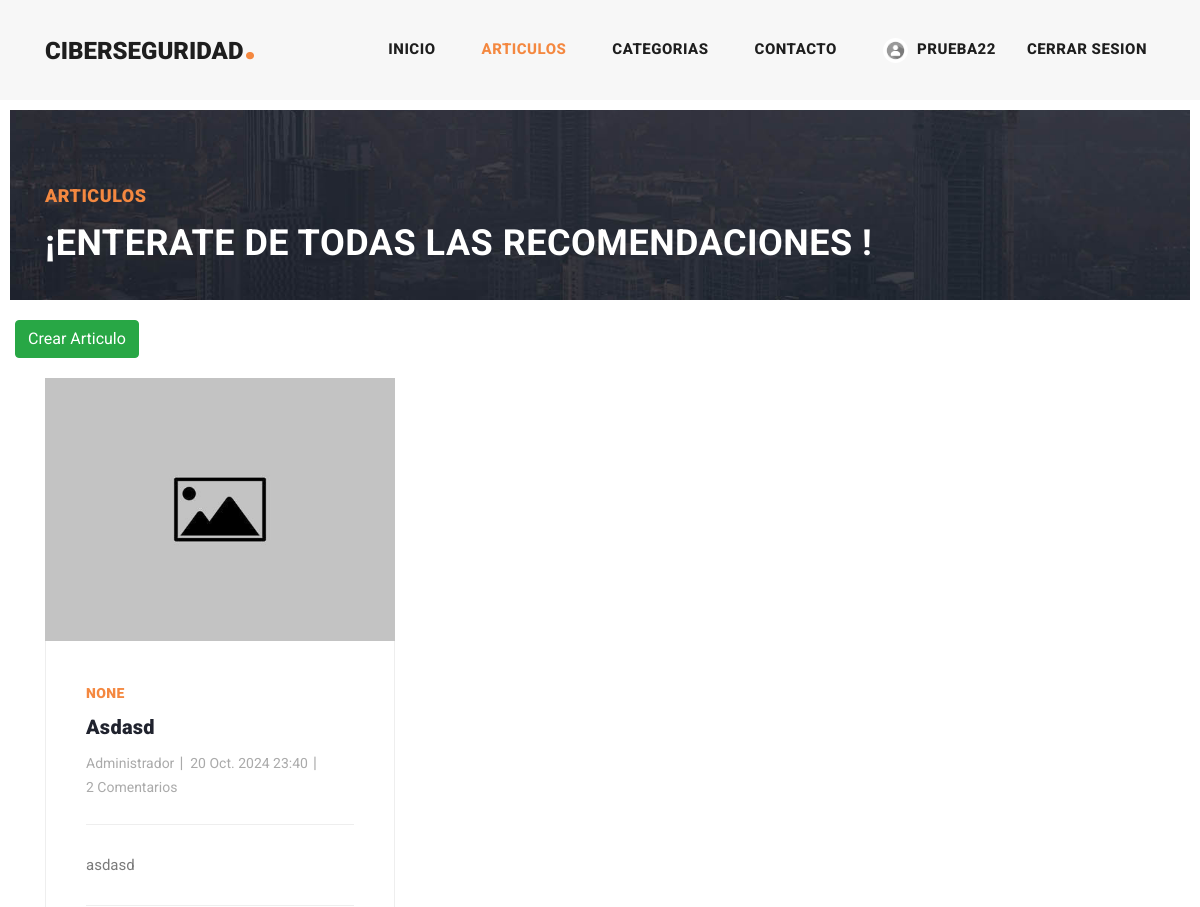
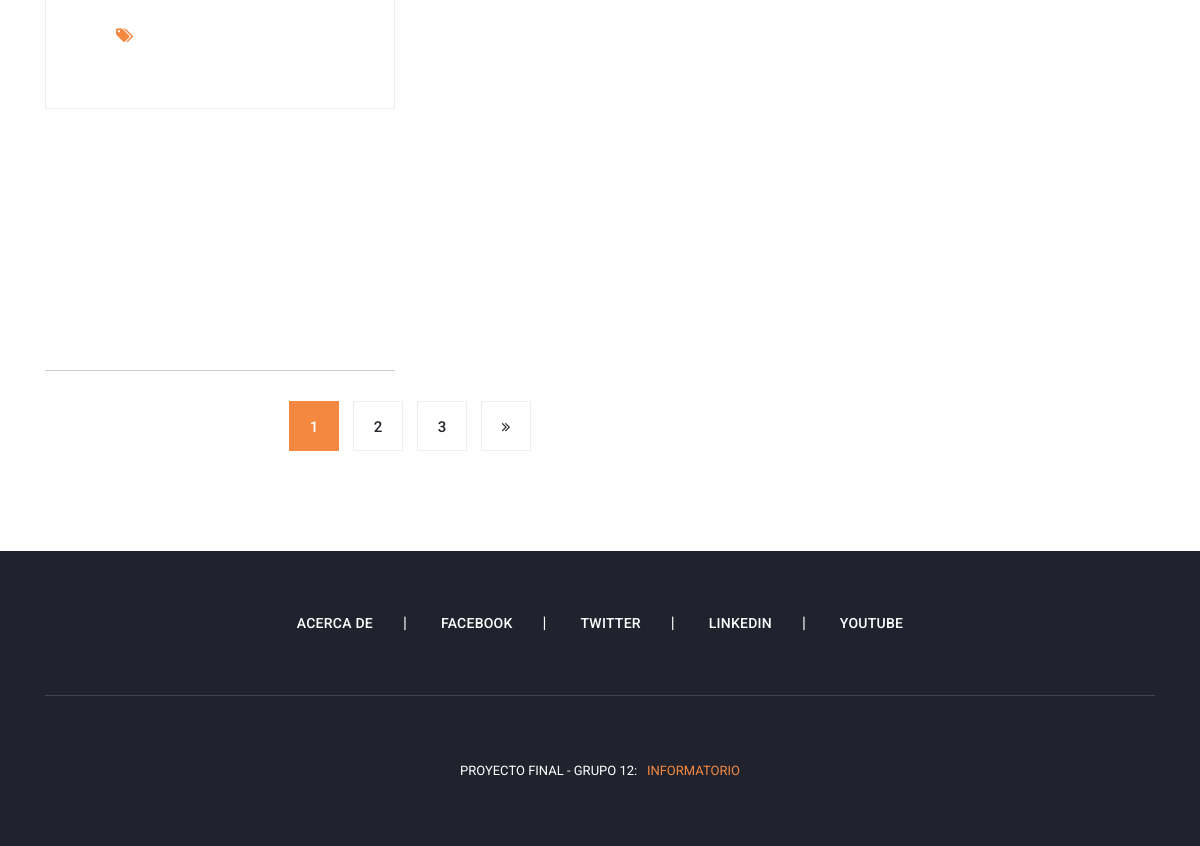
Screenshot of /post/ (signed in) with the database file from the repository (2 pictures, top to bottom).
### apps/user/models.py (models this page shows, shortened)
class User(AbstractUser):
    image = models.ImageField(null=True, blank=True, upload_to='user', default='user/user-default.jpg')
    is_staff = models.BooleanField(default=False)  # Staff status
    is_active = models.BooleanField(default=True)  # Active status

### apps/post/models.py (models this page shows, shortened)
class Post(models.Model):
    title = models.CharField(max_length=50, null=False)
    subtitle = models.CharField(max_length=100, null=True, blank=True)
    date = models.DateTimeField(auto_now_add=True)
    text = models.TextField(null=False)
    active = models.BooleanField(default=True)
    category = models.ForeignKey(Category, on_delete=models.SET_NULL, null=True, default='Uncategorized')
    author = models.ForeignKey(User, on_delete=models.CASCADE, null=False, default=None)
    image = models.ImageField(null=True, blank=True, upload_to='media', default='media/post_default.jpg')
    published = models.DateTimeField(default=timezone.now)
    class Meta():
        ordering = ('-published',)

### apps/post/views.py (the view)
# urls.py: path('', PostListView.as_view(), name='posts'),
class PostListView(ListView):
    model = Post
    template_name = 'posts/posts.html'
    context_object_name = 'posts'

### templates/posts/posts.html (shortened to what this page needs)
{% extends 'base.html'%}
{% load static %}
{% block content %}
<div class="heading-page header-text">
    <section class="page-heading">
        <div class="container">
            <div class="row">
                <div class="col-lg-12">
                    <div class="text-content">
                        <h4>Articulos</h4>
                        <h2>¡Enterate de todas las recomendaciones
                            !</h2>
                    </div>
                </div>
            </div>
        </div>
    </section>
</div>
{% if posts %}
    {% if user.is_staff %}
            <div class="post-options">
                <div class="row">
                    <form method="POST" action="{% url 'apps.posts:posts_create' %}">
                        <button type="submit" class="btn btn-success"> Crear Articulo </button>
                    </form>
                </div>
            </div>
    {% endif %}
    <section class="blog-posts grid-system">
        <div class="container">
            <div class="row">
                <div class="col-lg-8">
                    <div class="all-blog-posts">
                        <div class="row">
                            {% for i in posts %}
                                <div class="col-lg-6">
                                    <div class="blog-post article">
                                        <div class="blog-thumb">
                                            <img src="{{ i.image.url }}" alt="Imagen del Post">
                                        </div>
                                        <div class="down-content">
                                            <span>{{ i.category }}</span>
                                            <a href="{% url 'apps.posts:post_individual' i.id %}"><h4>{{ i.title }}</h4></a>
                                            <ul class="post-info">
                                            <li><a>{{ i.author}}</a></li>
                                            <li><a>{{ i.date }}</a></li>
                                            <li><a>{{ i.comments.count }} Comentarios</a></li>
                                            </ul>
                                            <p>{{ i.text }}</p>
                                            <div class="post-options">
                                                <div class="row">
                                                    <div class="col-lg-12">
                                                        <ul class="post-tags">
                                                            <li><i class="fa fa-tags"></i></li>
                                                        </ul>
                                                    </div>
                                                </div>
                                            </div>
                                        </div>
                                    </div>
                                </div>
                            {% endfor %}
                                <div class="col-lg-12">
                                    <ul class="page-numbers">
                                    <li class="active"><a href="#">1</a></li>
                                    <li><a>2</a></li>
                                    <li><a>3</a></li>
                                    <li><a><i class="fa fa-angle-double-right"></i></a></li>
                                    </ul>
                                </div>
                        </div>
                    </div>
                </div>
            </div>
        </div>
    </section>
{% endif %}
{% endblock %}

### templates/base.html (shortened to what this page needs)
{% load static %}
<!DOCTYPE html>
<html lang="es-ar">
  <head>
    <link href="{% static 'vendor/bootstrap/css/bootstrap.min.css' %}" rel="stylesheet">
    <link rel="stylesheet" href="{% static 'assets/css/fontawesome.css' %}">
    <link rel="stylesheet" href="{% static 'assets/css/templatemo-stand-blogv=10.css' %}">
    <link rel="stylesheet" href="{% static 'assets/css/owl.css' %}">
  </head>
  <body>
    <header class="">
      <nav class="navbar navbar-expand-lg">
        <div class="container">
          <a class="navbar-brand" href="{% url 'index' %}"><h2>ciberseguridad<em>.</em></h2></a>
          <div class="collapse navbar-collapse" id="navbarResponsive">
            <ul class="navbar-nav ml-auto">
              <li class="nav-item {% if request.path == '/' %}active{% endif %}">
                <a class="nav-link" href="{% url 'index' %}">Inicio
                </a>
              </li>
              <li class="nav-item {% if request.path == '/post/' %}active{% endif %}">
                <a class="nav-link" href="{% url 'apps.posts:posts' %}">Articulos</a>
              </li>
              <li class="nav-item {% if request.path == '/post/category/' %}active{% endif %}">
                <a class="nav-link" href="{% url 'apps.posts:category' %}">Categorias</a>
              </li>
              <li class="nav-item {% if request.path == '/contact/' or request.path == '/contact/success' %}active{% endif %}">
                <a class="nav-link" href="{% url 'apps.contact:contact' %}">Contacto</a>
              </li>
              <li class="nav-item {% if request.path == '/user/login/' %}active {% endif %}">
                {% if user.is_authenticated %}
                <a class="nav-link" href="{% url 'apps.user:user_profile' %}">
                  <img src="{{ user.image.url }}" alt="User Profile Picture" class="user-profile-picture">
                  {{ user.username }}
                </a>
              <li>
                <a class="nav-link" href="#" onclick="confirmLogout()">
                    Cerrar Sesion
                </a>
              </li>
                {% else %}
                <a class="nav-link" href="{% url 'apps.user:login' %}">Iniciar Sesion</a>
                {% endif %}
              </li>
            </ul>
          </div>
        </div>
      </nav>
    </header>
  <main>
      {% block content %}
      {% endblock %}
  </main>
    <footer>
      <div class="container">
        <div class="row">
          <div class="col-lg-12">
            <ul class="social-icons">
              <li><a href="{% url 'about' %}">Acerca de</a></li>
              <li><a href="#">Facebook</a></li>
              <li><a href="#">Twitter</a></li>
              <li><a href="#">Linkedin</a></li>
              <li><a href="#">YouTube</a></li>
            </ul>
          </div>
          <div class="col-lg-12">
            <div class="copyright-text">
              <p>Proyecto Final - Grupo 12:  &nbsp; <a rel="nofollow" href="https://campus-informatorio.chaco.gob.ar/" target="_parent">INFORMATORIO</a></p>
            </div>
          </div>
        </div>
      </div>
    </footer>
  </body>
</html>

### rows the page displays
User: image (placeholder picture), username "PRUEBA22"
Post: image (placeholder picture), category "NONE", title "Asdasd", author "Administrador", date "20 Oct. 2024 23:40", comments.count "2", text "asdasd"
